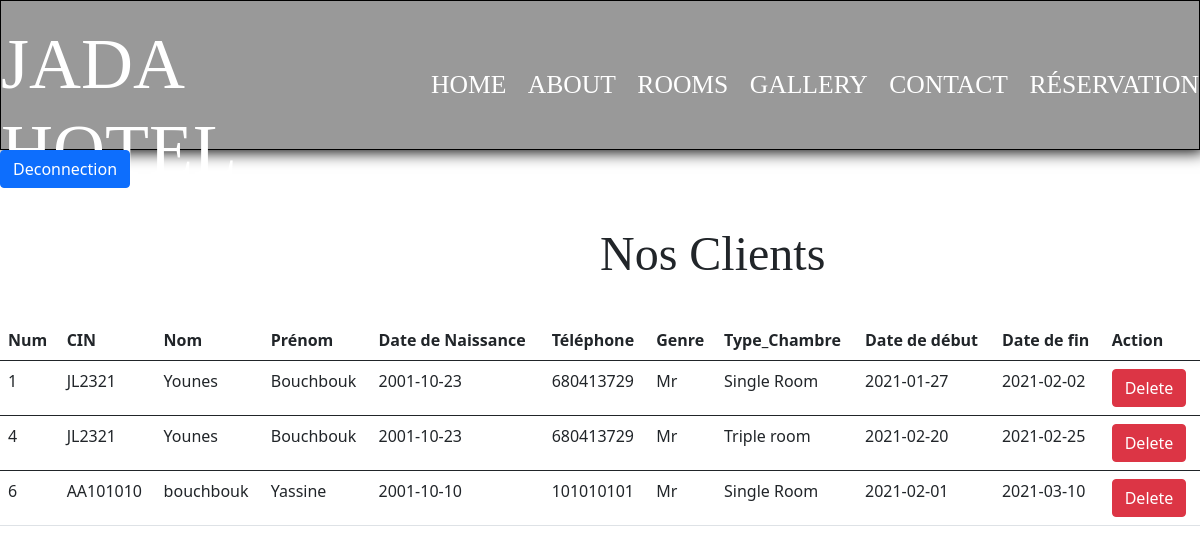
Screenshot of /Prjt/Php/Affichage.php (signed in) with the database file from the repository.
### tables this page shows
CREATE TABLE `reservation` (
  `CIN` varchar(10) NOT NULL,
  `date_db` date DEFAULT NULL,
  `date_fin` date DEFAULT NULL,
  `Type` varchar(50) NOT NULL,
  `Num_C` int(11) NOT NULL
);

CREATE TABLE `client` (
  `CIN` varchar(10) NOT NULL,
  `Nom` varchar(20) DEFAULT NULL,
  `Prénom` varchar(20) DEFAULT NULL,
  `Date_Naissance` date DEFAULT NULL,
  `Adresse` varchar(100) DEFAULT NULL,
  `Télé` int(11) DEFAULT NULL,
  `email` varchar(60) DEFAULT NULL,
  `genre` char(5) DEFAULT NULL,
  `mdp` varchar(50) DEFAULT NULL,
  `username` varchar(50) NOT NULL
);

### Prjt/Php/Affichage.php (the view, shortened to what this page needs)
<?php
include "bdd.php";
 $reser = $sqldt->query("SELECT * FROM client join reservation WHERE client.CIN = reservation.CIN ");
?>
<!DOCTYPE html>
<html lang="en">
<head>
    <link href="https://cdn.jsdelivr.net/npm/bootstrap@5.0.0-beta1/dist/css/bootstrap.min.css" rel="stylesheet">
    <link rel="stylesheet" href="../style/mdf.css">
</head>
<body>
<header>
            <div class="logo">
                <h1>JADA HOTEL</h1>
            </div>
            <nav>
                <ul>
                    <li><a href="../index.html">Home</a></li>
                    <li><a href="../index.html#about">About</a></li>
                    <li><a href="../index.html#rooms">Rooms</a></li>
                    <li><a href="../index.html#gallery">Gallery</a></li>
                    <li><a href="../index.html#contact">Contact</a></li>
                    <li><a href="#"  onclick="display(); ">Réservation</a></li>
                </ul>
            </nav>
</header>
<div id="warning">
  <a href="deconn.php" class="btn btn-primary">Deconnection</a>
</div>
<div class="CC">
    Nos Clients
</div>
<!-- <?php
require("bdd.php");
$reponse = $sqldt->query("SELECT * FROM reservation ");
if(isset($reponse)){
    ?> -->
<table class="table">
  <thead>
    <tr>
    <th scope="col">Num</th>
    <th scope="col">CIN</th>
    <th scope="col">Nom</th>
    <th scope="col">Prénom</th>
    <th scope="col">Date de Naissance</th>
    <th scope="col">Téléphone</th>
    <th scope="col">Genre</th>
      <th scope="col">Type_Chambre</th>
      <th scope="col">Date de début</th>
      <th scope="col">Date de fin</th>
      <th scope="col">Action</th>
    </tr>
  </thead>
  <?php while( $ligne = $reser->fetch())
  {
     ?>
     <tbody>
    <tr>
    <td> <?php echo $ligne["Num_C"] ?></td>
    <td><?php echo $ligne["CIN"] ?></td>
    <td><?php echo $ligne["Nom"] ?></td>
    <td><?php echo $ligne["Prénom"] ?></td>
    <td><?php echo $ligne["Date_Naissance"] ?></td>
    <td><?php echo $ligne["Télé"] ?></td>
    <td><?php echo $ligne["genre"] ?></td>
      <td><?php echo $ligne["Type"] ?></td>
      <td> <?php echo $ligne["date_db"] ?></td>
      <td> <?php echo $ligne["date_fin"] ?></td>
      <td><a class="btn btn-danger" href="deleteprocess.php?num_C=<?php echo $ligne['Num_C']; ?>">Delete</a></td>
    </tr>
  </tbody>
  <?php
  }}
  ?>
</body>
</html>

### Prjt/style/mdf.css (style rules this page uses)
header { border: 1px solid black; width: 100%; display: flex; justify-content: space-around; background-color: rgb(0, 0,0 ,0.4); color: white; box-shadow: 4px 2px 15px black; height: 150px; }
.logo h1 { margin-top: 20px; font-family: Nomark; font-size: 4.5em; }
nav ul { margin-top: 50px; width: 800px; display: flex; height: 50px; justify-content: space-between; }
nav ul li { list-style: none; margin-top: 2%; }
nav ul li a { text-decoration: none; color: white; font-size: 1.6em; text-transform: uppercase; font-family: Nomark; }
.CC { margin-top: 30px; font-family: Nomark; font-size: 3em; margin-left: 600px; margin-bottom: 30px; }

### rows the page displays
reservation: Num_C "1", CIN "JL2321", CIN.Nom "Younes", CIN.Prénom "Bouchbouk", CIN.Date_Naissance "2001-10-23", CIN.Télé "680413729", CIN.genre "Mr", Type "Single Room", date_db "2021-01-27", date_fin "2021-02-02"
reservation: Num_C "4", CIN "JL2321", CIN.Nom "Younes", CIN.Prénom "Bouchbouk", CIN.Date_Naissance "2001-10-23", CIN.Télé "680413729", CIN.genre "Mr", Type "Triple room", date_db "2021-02-20", date_fin "2021-02-25"
reservation: Num_C "6", CIN "AA101010", CIN.Nom "bouchbouk", CIN.Prénom "Yassine", CIN.Date_Naissance "2001-10-10", CIN.Télé "101010101", CIN.genre "Mr", Type "Single Room", date_db "2021-02-01", date_fin "2021-03-10"
